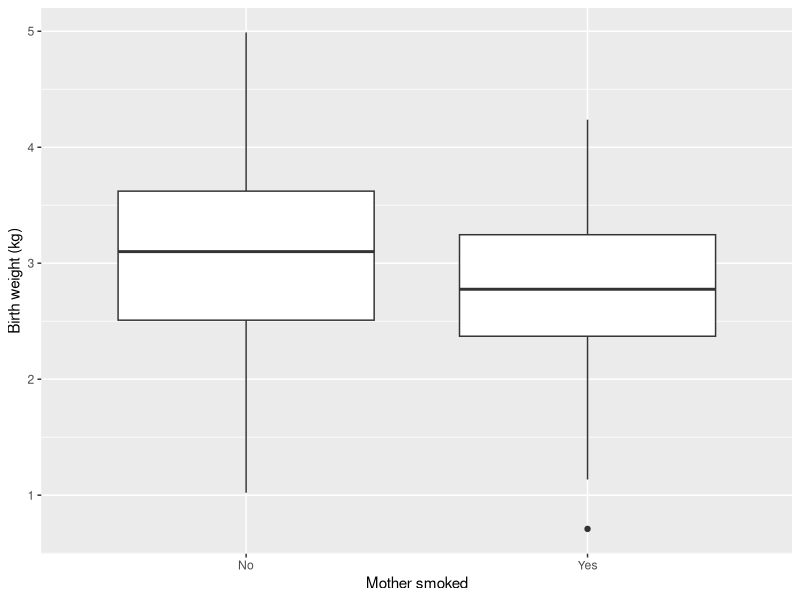

Write R code to recreate this figure.
## ---- chunk 1
#| include: false
library(MASS)       # contains the data set birthwt
library(dplyr)
library(ggplot2)

births <- birthwt |>
  mutate(smoker    = factor(smoke, levels = c(0, 1), labels = c("No", "Yes")),
         weight_kg = bwt / 1000)

fit <- lm(weight_kg ~ smoker, data = births)
diff_g <- round(-1000 * coef(fit)[["smokerYes"]])
## ---- chunk 2
#| label: tbl-means
#| tbl-cap: "Birth weight (kg) by smoking during pregnancy."
births |>
  group_by(smoker) |>
  summarise(n = n(), mean = mean(weight_kg), sd = sd(weight_kg)) |>
  knitr::kable(digits = 2)
## ---- chunk 3
#| label: fig-weight
#| fig-cap: "Birth weight by smoking during pregnancy."
#| fig-width: 5
#| fig-height: 3
ggplot(births, aes(x = smoker, y = weight_kg)) +
  geom_boxplot() +
  labs(x = "Mother smoked", y = "Birth weight (kg)")
